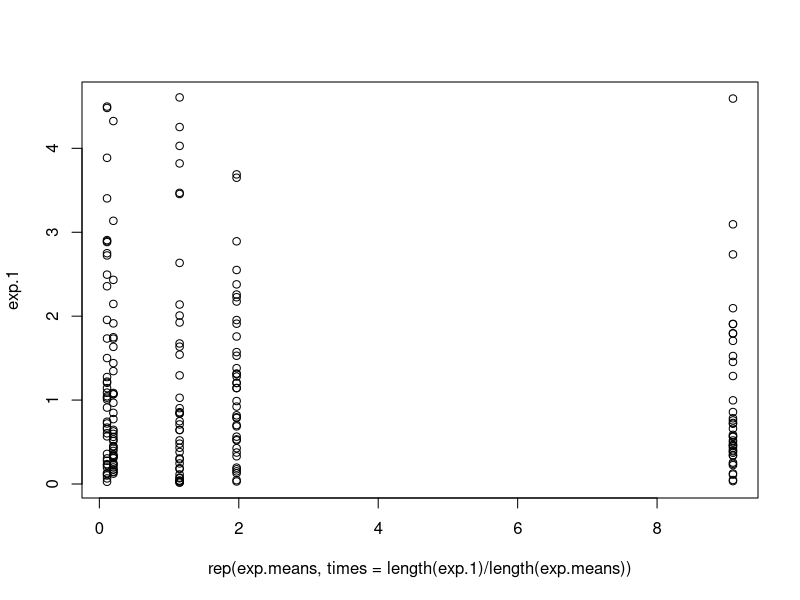

Here is the R script that generated this plot:
## ---- chunk 1
exp.1<-rexp(200)
var(exp.1,na.rm = TRUE) #среднее
sd(exp.1,na.rm = TRUE) #стандартное

#Повторите, использовав следующие значения параметра λ: 0.1, 0.5, 5, 10
exp.0.1<-rexp(200,rate = 0.1)
exp.0.5<-rexp(200,rate = 0.5)
exp.5<-rexp(200, rate = 5)
exp.10<-rexp(200,rate = 10)

#Используйте функцию hist() для построения гистограммы полученного ранее стандартного распределения
#hist(exp.1)

#Используйте функцию plot() с тем же самым вектором для построения графика значений в порядке следования.
#plot(exp.1)

#Используйте функцию plot() с любыми двумя полученными ранее векторами, чтобы получить диаграмму рассеяния  этих векторов относительно друг друга
#plot(exp.1,exp.10)

#вектор, содержащий средние значения каждого из 5 полученных ранее распределений в порядке их создания
exp.means<-c(mean(exp.1),mean(exp.0.1),mean(exp.0.5),mean(exp.5),mean(exp.10))
exp.means
#Гистограммы:
#Вектор с пятью средними относительно каждого из пяти векторов с различными значениями λ
plot(rep(exp.means,times=length(exp.1)/length(exp.means)),exp.1)

## ---- chunk 2
huge.exp.1<-rexp(1100000)
var(huge.exp.1,na.rm = TRUE) #среднее
sd(huge.exp.1,na.rm = TRUE) #стандартное

#Получите гистограмму huge.exp.1.
#hist(huge.exp.1) #соответствует графику, должна

#Получите среднее всех чисел из huge.exp.1 строго больших 1
exp.greater.1<-huge.exp.1[huge.exp.1>1]
mean(exp.greater.1)

#Проверка созданного вектора, все ли числа в нем больше 1
if(sum(exp.greater.1>1, na.rm=FALSE)==length(exp.greater.1)){
  print("Выборка верна")
} else {
  print("Выборка ошибочна")
}

#Получите матрицу huge.exp.1.mat, содержащую 1100 строк и 1000 колонок.
huge.exp.1.mat<-matrix(huge.exp.1,nrow = 1100,ncol = 1000)

#Постройте гистограмму, использовав полученную матрицу
#hist(huge.exp.1.mat)

#Рассчитайте среднее 137-й колонки из huge.exp.1.mat.
mean(huge.exp.1.mat[,137])

#Найдите среднее всей 1000 колонок и сохраните их в вектор
col.mean<-colMeans(huge.exp.1.mat)

#Отобразите диаграмму средних зннчений колонок.
#hist(col.mean)

#Рассчитайте квадрат каждого значения из huge.exp.1 и найдите среднее и стандартное отклонение полученного вектора квадратов.
sqrt.huge.exp.1<-huge.exp.1^2
var(sqrt.huge.exp.1,na.rm = TRUE) #среднее
sd(sqrt.huge.exp.1,na.rm = TRUE) #стандартное

